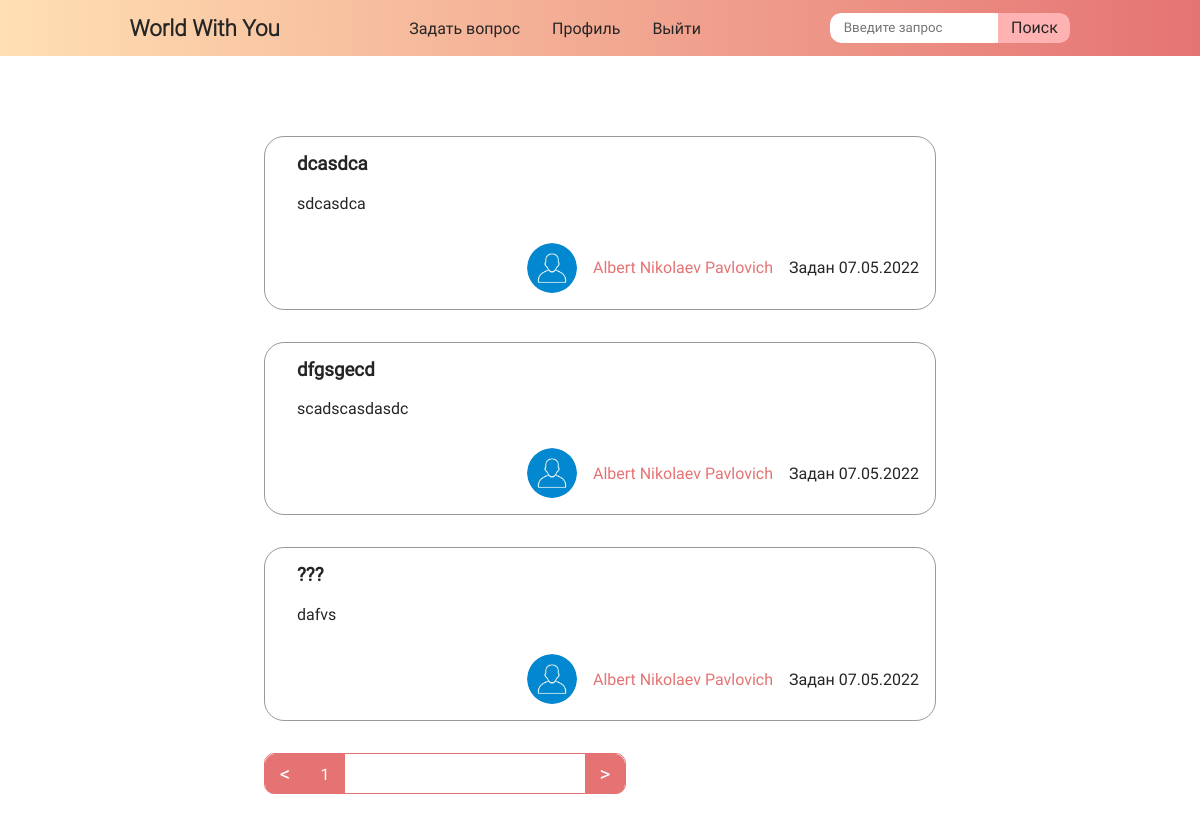
/homeforum/ (signed in), run on an earlier commit of the app's database.
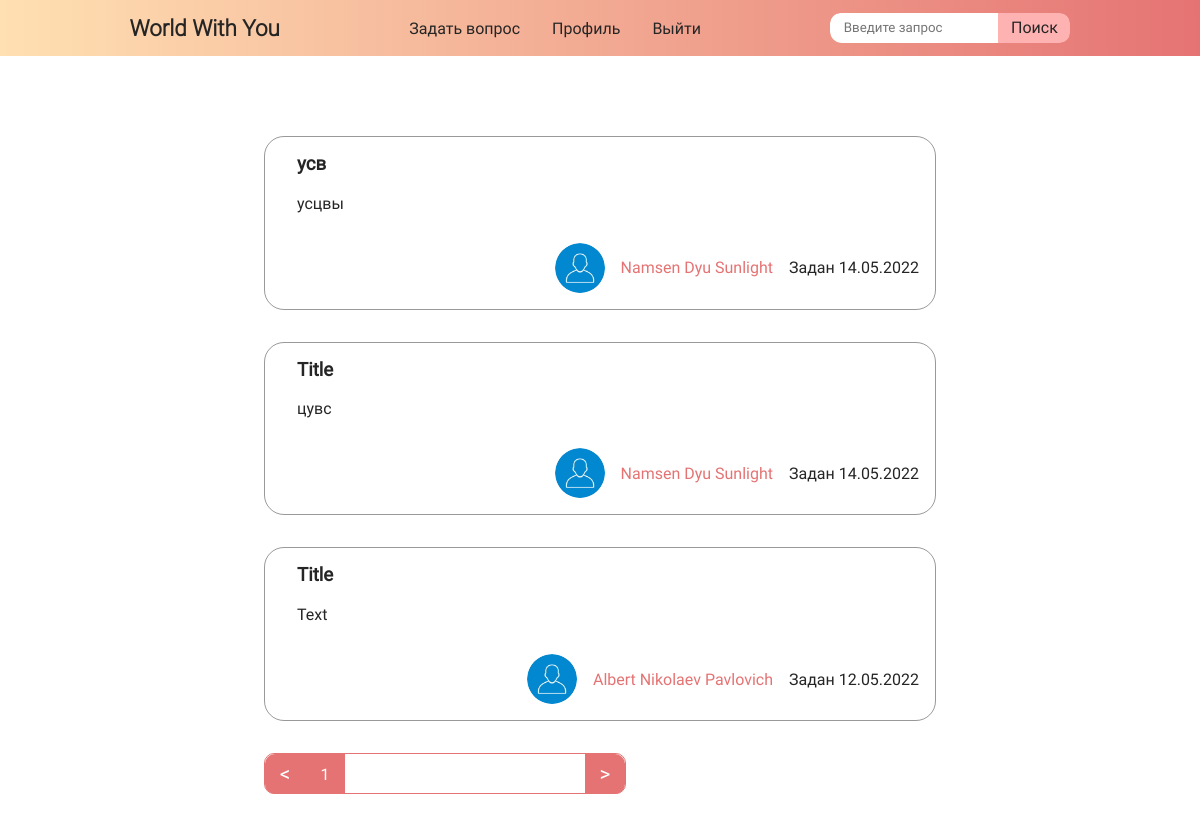
And on a later commit of the database.
### data/topics.py (models this page shows)
class Topics(SqlAlchemyBase):
    __tablename__ = 'topics'
    id = sqlalchemy.Column(sqlalchemy.Integer, primary_key=True, autoincrement=True)
    header = sqlalchemy.Column(sqlalchemy.String, nullable=True)
    content = sqlalchemy.Column(sqlalchemy.String, nullable=True)
    created_at = sqlalchemy.Column(sqlalchemy.DateTime, default=datetime.datetime.now)
    user_id = sqlalchemy.Column(sqlalchemy.Integer, sqlalchemy.ForeignKey("users.id"))
    user = orm.relationship('User')

### views.py (the view)
def home(lang=global_lang_of_site, page=0):
    global_lang_of_site = lang
    form = SearchForm()
    mini_page_float = True
    db_sess = db_session.create_session()
    tops = db_sess.query(Topics).order_by(desc(Topics.created_at))
    n = len(tops.all())
    nums_of_page = n // 10
    if n % 10:
        nums_of_page += 1
    topics = tops.limit(10).offset(10 * page)
    user = work_with_date_users(db_sess.query(User).all())
    if form.validate_on_submit():
        if form.search.data:
            mini_page_float = False
            topics = db_sess.query(Topics).order_by(desc(Topics.created_at)).filter(Topics.header.like('%' + form.search.data + '%')).all()
            user = work_with_date_users(db_sess.query(User).all())
    return render_template('index.html', topics=topics, user=user,
                           form_search=form, flag=True, page_float=mini_page_float,
                           nums_page=nums_of_page, activate_page=page, list_lang_site=list_lang_site,
                           lang_now=lang, lang_btn=False)

### search_form.py
class SearchForm(FlaskForm):
    search = StringField('Введите запрос')
    submit = SubmitField('Поиск')

### add_to_data.py (called while the page is built)
def work_with_date_users(list_of_ex):
	slovar = {}
	for i in list_of_ex:
		slovar[i.id] = [i.name, i.surname, i.patronymic, i.ava_photo, i.email]
	return slovar

### data/db_session.py (called while the page is built)
def create_session() -> Session:
    global __factory
    return __factory()

### main.py (called while the page is built)
@login_manager.user_loader
def load_user(user_id):
    db_sess = db_session.create_session()
    return db_sess.query(User).get(user_id)

### templates/index.html (shortened to what this page needs)
{% extends 'base.html'%}
{% block links %}
<link rel="stylesheet" href="{{ url_for('static', filename='css/index.css') }}">
{% endblock %}
{% block content %}
{% if current_user.is_authenticated %}
<div class="questions">
  {% for item_topics in topics %}
  <div class="question">
    <h3 class="question__title"><a href="{{ url_for('sometopic', id_topic=item_topics.id, name_topic=item_topics.header, lang=lang_now) }}">{{ item_topics.header }}</a></h3>
    <p class="question__about">{{ item_topics.content }}</p>
    <div class="meta">
      <div class="meta__user">
        {% if user[item_topics.user_id][3] %}
        {% else %}
        <img class="meta__user__ava" src="{{ url_for('static', filename='imgs/ava.jpg') }}" alt="">
        {% endif %}
        <a class="meta__user__username" href="{{ url_for('profil', username_id=item_topics.user_id, lang=lang_now) }}">{{ ' '.join(user[item_topics.user_id][:3]) }}</a>
      </div>
      <p>{{ list_lang_site[lang_now][22] }} <span>{{item_topics.created_at.strftime('%d.%m.%Y')}}</span></p>
    </div>
  </div>
  {% endfor %}
</div>
{% if page_float %}
{% if nums_page %}
<div class="percent">
  <div class="per80">
    <div class="pagination">
      {% if activate_page != 0 %}
      <a href="{{ activate_page - 1}}" class="pagination__btn btn__left">&lt;</a>
      {% else %}
      <a href="{{ nums_page - 1}}" class="pagination__btn btn__left">&lt;</a>
      {% endif %}
      <div class="pagination__pagesList">
        {% for i in range(nums_page) %}
        {% if i < 5 %}
          {% if activate_page == i %}
          <a href="{{i}}" class="pagination__number noncursor btn__active">{{i + 1}}</a>
          {% else %}
          <a href="{{i}}" class="pagination__number">{{i + 1}}</a>
          {% endif %}
        {% endif %}
        {% endfor %}
      </div>
      {% if activate_page != nums_page - 1 %}
      <a href="{{ activate_page + 1 }}" class="pagination__btn btn__right">&gt;</a>
      {% else %}
      <a href="0" class="pagination__btn btn__right">&gt;</a>
      {% endif %}
    </div>
  </div>
</div>
{% endif %}
{% endif %}
{% endif %}
{% endblock %}

### templates/base.html (shortened to what this page needs)
<!DOCTYPE html>
<html lang="ru">
<head>
  {% block links %}
  {% endblock %}
</head>
<body>
  <header>
    <a href="{{ url_for('home', lang=lang_now) }}" class="header__title"> <h1>World With You</h1> </a>
    <div style="display: flex; align-items: center; gap: 3em;">
      <nav class="header__nav">
        <ul class="header__nav__ul">
          {% if not current_user.is_authenticated %}
          <li><a class="nav__link" href="{{ url_for('login', lang=lang_now) }}">{{ list_lang_site[lang_now][3] }}</a></li>
          <li><a class="nav__link" href="{{ url_for('register', lang=lang_now) }}">{{ list_lang_site[lang_now][4] }}</a></li>
          {% else %}
          <li><a class="nav__link" href="{{ url_for('addquestion', lang=lang_now) }}">{{ list_lang_site[lang_now][0] }}</a></li>
          <li><a class="nav__link" href="{{ url_for('profil', username_id=current_user.id, lang=lang_now) }}">{{ list_lang_site[lang_now][1] }}</a></li>
          <li><a class="nav__link" href="/homeforum/signout">{{ list_lang_site[lang_now][2] }}</a></li>
          {% endif %}
        </ul>
      </nav>
    </div>
    {% if current_user.is_authenticated %}
    {% if flag %}
    <form class="search__form" action="" method="post">
      {{ form_search.search(class="search__form__input", type="text", placeholder=list_lang_site[lang_now][13]) }}
      {{ form_search.submit(class="search__form__submit", type="submit", value=list_lang_site[lang_now][14]) }}
    </form>
    {% endif %}
    {% endif %}
  </header>
  <main>
    {% block content %}{% endblock %}
  </main>
</body>
</html>

### static/css/index.css (style rules this page uses)
:root { --text: rgb(37, 37, 37); }
* { box-sizing: border-box; padding: 0; margin: 0; font-family: 'Roboto-Regular'; color: var(--text); }
h1, h2, h3, h4 { color: var(--text); font-family: 'Roboto-Light'; }
a { text-decoration: none; color: var(--text); }
body { min-height: 100vh; width: 100%; display: flex; flex-direction: column; align-items: center; }
header { width: 100%; height: 7vh; background: linear-gradient(269.89deg, #E57373 0%, #FFE0B2 99.99%, rgba(196, 196, 196, 0) 100%); display: flex; align-items: center; justify-content: space-evenly; }
.nav__link { transition: all 0.15s ease; user-select: none; border-bottom: 1px solid transparent; }
.header__title { font-size: 0.7em; font-weight: bold; }
.header__nav__ul { display: flex; list-style: none; gap: 2em; }
.search__form { overflow: hidden; display: flex; height: 55%; width: 20%; border-radius: 10px; }
.search__form__input { width: 70%; border: none; outline: none; padding: 0 1em; border-radius: 11px 0 0 12px; }
.search__form__submit { cursor: pointer; color: var(--text); font-size: 1em; width: 30%; border: none; outline: none; border-radius: 0 10px 10px 0; background-color: #ffb2b2; transition: all 0.15s ease; }
main { width: 100%; min-height: 78vh; padding: 10vh 15vw; display: flex; flex-direction: column; }
.percent { margin-top: 2em; display: flex; flex-direction: column; width: 100%; align-items: center; }
.per80 { width: 80%; }
.questions { display: flex; flex-direction: column; flex-wrap: wrap; align-items: center; gap: 2em; }
.question { position: relative; width: 80%; border: 1px solid rgba(0, 0, 0, 0.4); box-sizing: border-box; border-radius: 20px; padding: 1em 2em 6em 2em; }
.question__title { font-family: 'Roboto-Light'; margin-bottom: 1em; }
.meta { position: absolute; right: 1em; bottom: 1em; display: flex; gap: 1em; align-items: center; }
.meta__user__username { color: #E57373; }
.meta__user { display: flex; align-items: center; gap: 1em; }
.meta__user__ava { border-radius: 50%; height: 50px; width: 50px; }
.pagination { width: max-content; height: 41px; border: 1px solid #E57373; border-radius: 10px; display: flex; }
.pagination__btn { user-select: none; height: 40px; width: 40px; background-color: #E57373; color: white; font-size: 1.3em; display: flex; align-items: center; justify-content: center; }
.pagination__number { user-select: none; cursor: pointer; width: 40px; height: 40px; display: flex; align-items: center; justify-content: center; transition: all 0.15s ease; }
.noncursor { cursor: default; }
.btn__active { background-color: #E57373; color: white; }
.btn__left { border-radius: 10px 0 0 10px; }
.btn__right { border-radius: 0 10px 10px 0; }
.pagination__pagesList { width: 280px; display: flex; }

What changed in the data, as far as the page shows it:
removed Topics: header "dcasdca", content "sdcasdca", user_id "Albert Nikolaev Pavlovich", list_lang_site "Задан", created_at "07.05.2022"
removed Topics: header "dfgsgecd", content "scadscasdasdc", user_id "Albert Nikolaev Pavlovich", list_lang_site "Задан", created_at "07.05.2022"
removed Topics: header "???", content "dafvs", user_id "Albert Nikolaev Pavlovich", list_lang_site "Задан", created_at "07.05.2022"
added Topics: header "усв", content "усцвы", user_id "Namsen Dyu Sunlight", list_lang_site "Задан", created_at "14.05.2022"
added Topics: header "Title", content "цувс", user_id "Namsen Dyu Sunlight", list_lang_site "Задан", created_at "14.05.2022"
added Topics: header "Title", content "Text", user_id "Albert Nikolaev Pavlovich", list_lang_site "Задан", created_at "12.05.2022"
